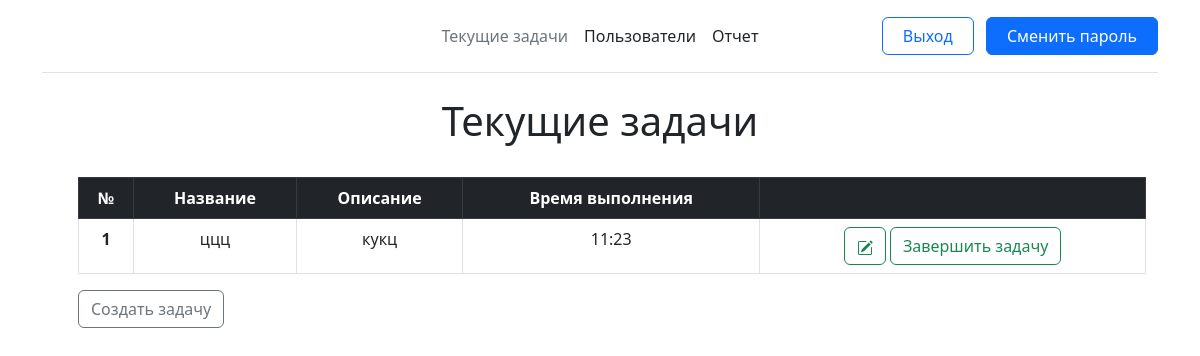
Page / (signed in) on the earlier database version.
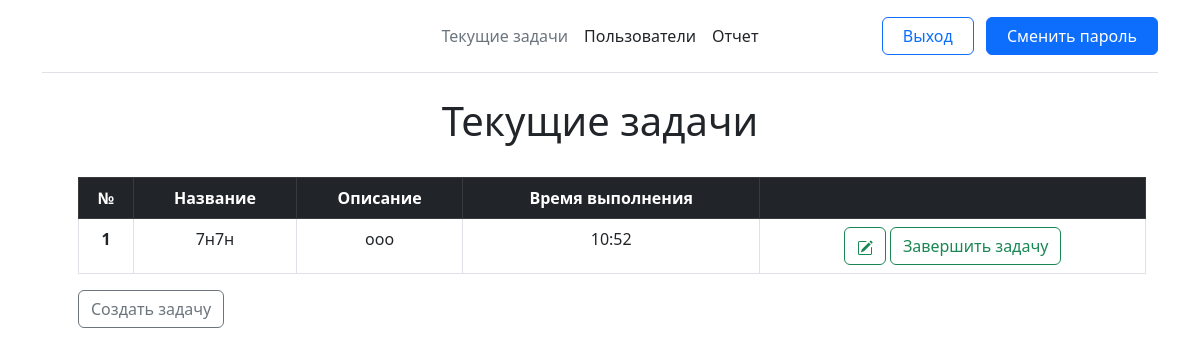
Same page on the later database version.
### main/models.py (models this page shows, shortened)
class Task(models.Model):
    title = models.CharField('Название', max_length=50)
    task = models.TextField('Описание')
    time = models.TimeField('Время на выполнение')
    class Meta:
        verbose_name = 'Задача'
        verbose_name_plural = 'Задачи'

### main/views.py (the view)
# urls.py: path('', views.index, name='home'),
@login_required
def index(request):
    tasks = Task.objects.order_by('-id')
    return render(request, 'main/index.html', {'title': 'Текущие задачи', 'tasks': tasks})

### main/templates/main/index.html (shortened to what this page needs)
{% extends 'main/base.html' %}
{% block content %}
    <h1 style="text-align: center">Текущие задачи</h1>
    <br>
    <div class="container">
    <div class="form-check mb-0">
    {% if tasks %}
        <table class="table table-bordered" id="table" style="text-align: center">
        <thead class="table-dark">
            <tr>
                <th scope="col" class="align-middle">№</th>
                <th scope="col" class="align-middle">Название</th>
                <th scope="col" class="align-middle">Описание</th>
                <th scope="col">Время выполнения</th>
                <th></th>
            </tr>
        </thead>
        {% for el in tasks %}
            <tr>
                <th scope="row">{{ forloop.counter }}</th>
                <td>{{ el.title }}</td>
                <td>{{ el.task }}</td>
                <td>{{ el.time }}</td>
                <td>
                    <a href="{% url 'delete' pk=el.id %}" class="btn btn-outline-success">
                    </a>
                    <a href="{% url 'delete' pk=el.id %}" class="btn btn-outline-success">Завершить задачу</a>
                </td>
            </tr>
        {% endfor %}
        </table>
    {% else %}
        <p>У вас нет запланированных задач!</p>
    {% endif %}
        <a class="btn btn-outline-secondary" href="{% url 'create' %}">Создать задачу</a>
    </div>
    </div>
{% endblock %}

### main/templates/main/base.html (shortened to what this page needs)
<!doctype html>
<html lang="ru" xmlns:xlink="">
<head>
    <link href="https://cdn.jsdelivr.net/npm/bootstrap@5.3.0/dist/css/bootstrap.min.css" rel="stylesheet">
</head>
<body>
    <div class="container">
    <header class="d-flex flex-wrap align-items-center justify-content-center justify-content-md-between py-3 mb-4 border-bottom">
      <a href="/" class="d-flex align-items-center col-md-3 mb-2 mb-md-0 text-dark text-decoration-none">
        <svg class="bi me-2" width="40" height="32" role="img" aria-label="Bootstrap"><use xlink:href="#bootstrap"></use></svg>
      </a>
      <ul class="nav col-12 col-md-auto mb-2 justify-content-center mb-md-0">
        <li><a href="{% url 'home' %}" class="nav-link px-2 link-secondary">Текущие задачи</a></li>
        <li><a href="{% url 'users' %}" class="nav-link px-2 link-dark">Пользователи</a></li>
        <li><a href="{% url 'report' %}" class="nav-link px-2 link-dark">Отчет</a></li>
      </ul>
      <div class="col-md-3 text-end">
          {% if user.is_authenticated %}
        <button type="button" class="btn btn-outline-primary me-2">
            <a href="{% url 'login' %}" class="nav-link px-2 link-blue" onclick="location.href='{% url 'logout' %}?next=main/templates/registration/login/'">Выход</a>
        </button>
            <button type="button" class="btn btn-primary">
            <a href="{% url 'change' %}" class="nav-link px-2 link-blue">Сменить пароль</a>
        </button>
          {% else %}
        <button type="button" class="btn btn-outline-primary me-2">
            <a href="{% url 'login' %}" class="nav-link px-2 link-blue" onclick="location.href='{% url 'login' %}?next=main/templates/registration/login/'">Вход</a>
        </button>
          {% endif %}
      </div>
    </header>
  </div>
    <div class="container">
        {% block content %} {% endblock %}
    </div>
</body>
</html>

Differences in the rows shown:
removed Task: title "ццц", task "кукц", time "11:23"
added Task: title "7н7н", task "ооо", time "10:52"
